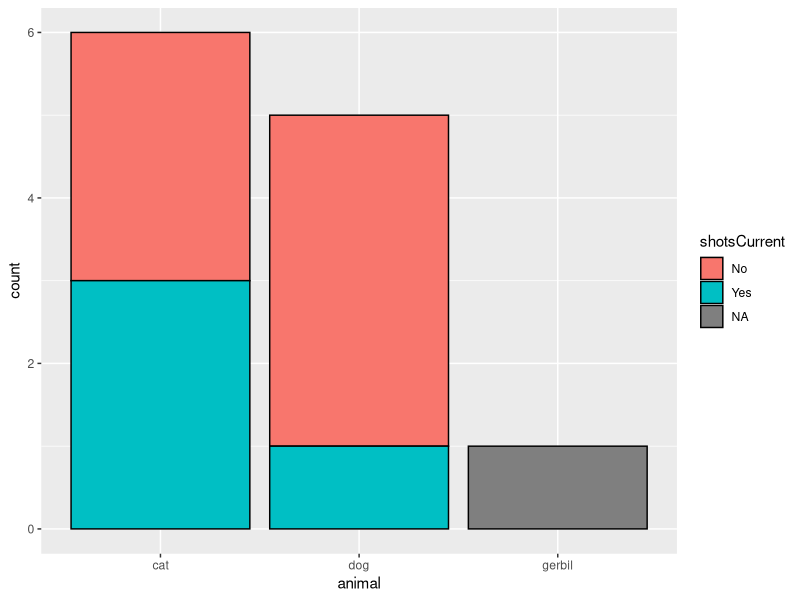

The R script that drew this image:
library(ggplot2)
pets <- read.csv("data/pets.csv")

#map the right variable in pets to fill
ggplot(pets, aes(x=animal, fill=shotsCurrent)) + 
  geom_bar(color="black")

